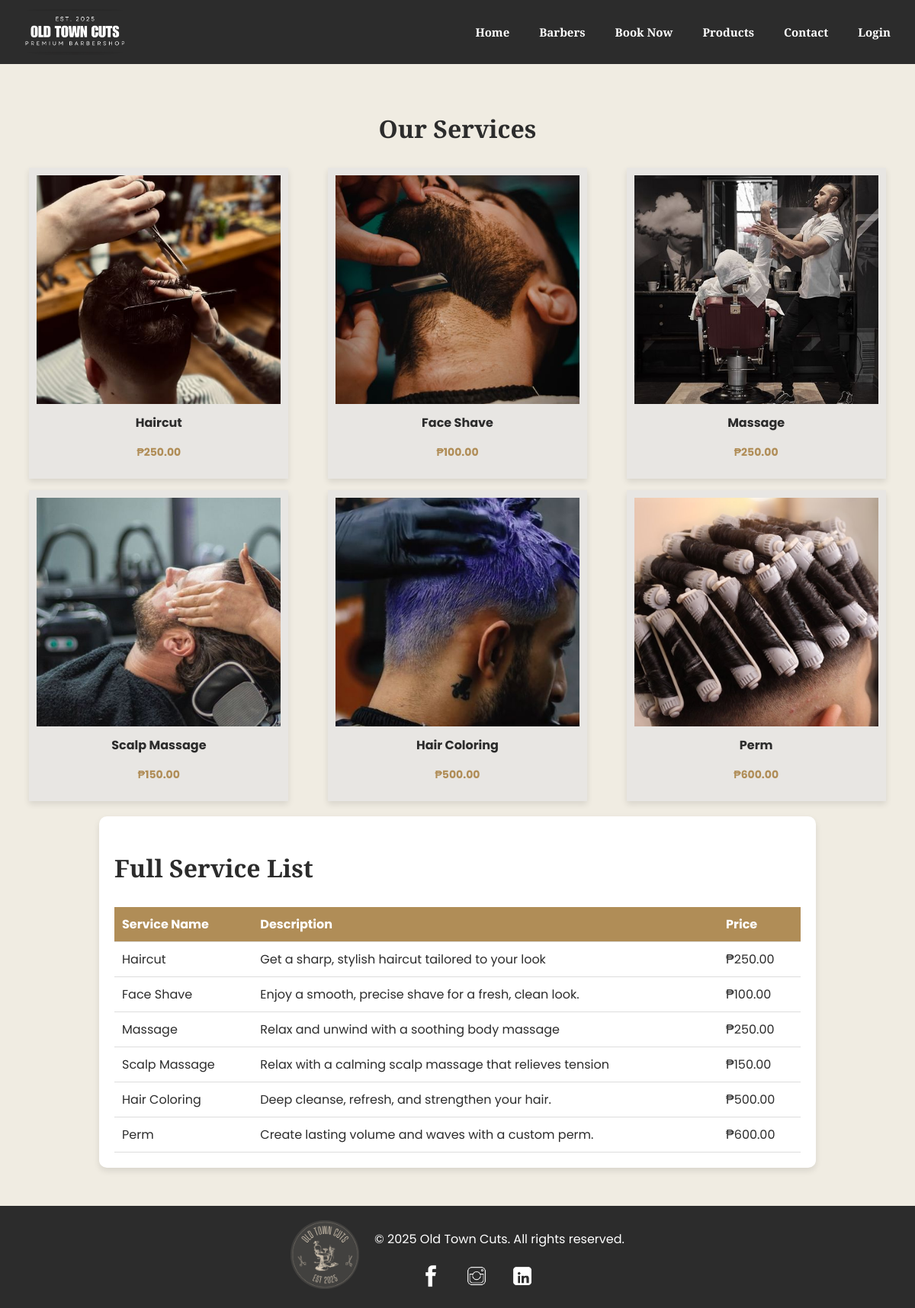
/services.php, run on the app's committed database.
### tables this page shows
CREATE TABLE `services` (
  `id` int(11) NOT NULL,
  `service_name` varchar(100) NOT NULL,
  `description` text DEFAULT NULL,
  `price` decimal(6,2) NOT NULL
);

### services.php (the view, shortened to what this page needs)
<?php
include 'config/config.php';
?>
<!DOCTYPE html>
<html lang="en">
<head>
</head>
<body>
    <header>
        <img src="assets/images/logos.png" alt="Old Town Cuts" class="logo">
        <nav>
            <a href="index.php">Home</a>
            <a href="barbers.php">Barbers</a>
            <a href="appointment.php">Book Now</a>
            <a href="products.php">Products</a>
            <a href="contact.php">Contact</a>
            <?php if (isset($_SESSION['user_id'])): ?>
                <a href="customer/dashboard.php">Dashboard</a>
                <a href="auth/logout.php">Logout</a>
            <?php else: ?>
                <a href="auth/login.php">Login</a>
            <?php endif; ?>
        </nav>
    </header>
    <section class="services-container">
        <h2 class="services-title">Our Services</h2>
        <div class="services-list">
            <div class="service-item">
                <img src="assets/images/haircut.jpeg" alt="Haircut">
                <h3 class="service-name">Haircut</h3>
                <p class="service-price">₱250.00</p>
            </div>
            <div class="service-item">
                <img src="assets/images/face_shave.jpeg" alt="Face Shave">
                <h3 class="service-name">Face Shave</h3>
                <p class="service-price">₱100.00</p>
            </div>
            <div class="service-item">
                <img src="assets/images/massage.jpeg" alt="Massage">
                <h3 class="service-name">Massage</h3>
                <p class="service-price">₱250.00</p>
            </div>
            <div class="service-item">
                <img src="assets/images/scalp_massage.jpeg" alt="Scalp Massage">
                <h3 class="service-name">Scalp Massage</h3>
                <p class="service-price">₱150.00</p>
            </div>
            <div class="service-item">
                <img src="assets/images/hair_coloring.jpeg" alt="Hair Coloring">
                <h3 class="service-name">Hair Coloring</h3>
                <p class="service-price">₱500.00</p>
            </div>
            <div class="service-item">
                <img src="assets/images/perm.jpg" alt="Perm">
                <h3 class="service-name">Perm</h3>
                <p class="service-price">₱600.00</p>
            </div>
        </div>
    </section>
    <section class="services-table">
        <h2 class="services-title">Full Service List</h2>
        <table>
            <tr>
                <th>Service Name</th>
                <th>Description</th>
                <th>Price</th>
            </tr>
            <?php
            $query = "SELECT service_name, description, price FROM services";
            $result = $conn->query($query);
            while ($row = $result->fetch_assoc()):
            ?>
                <tr>
                    <td><?php echo htmlspecialchars($row['service_name']); ?></td>
                    <td><?php echo htmlspecialchars($row['description']); ?></td>
                    <td>₱<?php echo htmlspecialchars($row['price']); ?></td>
                </tr>
            <?php endwhile; ?>
        </table>
    </section>
    <footer>
        <div class="footer-container">
            <div class="footer-logo">
                <a href="index.php"><img src="assets/images/logo2.png" alt="Old Town Cuts"></a>
            </div>
            <div class="footer-content">
                <p>&copy; 2025 Old Town Cuts. All rights reserved.</p>
                <div class="social-links">
                    <a href="https://www.facebook.com/andrew.cayanan.1" target="_blank"><img src="assets/images/facebook.jpg" alt="Facebook"></a>
                    <a href="https://www.instagram.com/mickodedios?igsh=dnp1OTRtdWpxZ3Z4&utm_source=qr" target="_blank"><img src="assets/images/instagram.jpg" alt="Instagram"></a>
                    <a href="https://www.linkedin.com/in/david-tulio-126916316/" target="_blank"><img src="assets/images/linkedin.jpg" alt="LinkedIn"></a>
                </div>
            </div>
        </div>
    </footer>
</body>
</html>

### services.php (style rules this page uses)
body { font-family: 'Poppins', sans-serif; background-color: #F0ECE2; color: #2C2C2C; margin: 0; padding: 0; }
header { display: flex; justify-content: space-between; align-items: center; padding: 12px 30px; background-color: #2C2C2C; color: white; width: 100%; position: fixed; top: 0; left: 0; z-index: 1000; }
.logo { height: 60px; }
nav { display: flex; gap: 15px; }
nav a { text-decoration: none; font-family: 'Playfair Display', serif; color: white; font-size: 15px; font-weight: bold; transition: color 0.3s ease-in-out; padding: 8px 12px; }
nav a:last-child { margin-right: 50px; }
.services-container { max-width: 1200px; margin: 100px auto; margin-bottom: 0; padding: 20px; text-align: center; }
.services-title { font-size: 32px; font-family: 'Playfair Display', serif; margin-bottom: 30px; }
.services-list { display: grid; grid-template-columns: repeat(3, 1fr); gap: 15px; justify-items: center; }
.service-item { background: #E8E6E3; padding: 10px; box-shadow: 0px 4px 8px rgba(0, 0, 0, 0.1); text-align: center; transition: transform 0.3s ease, box-shadow 0.3s ease; width: 90%; max-width: 320px; }
.service-item img { width: 100%; height: 300px; object-fit: cover; transition: transform 0.3s ease, box-shadow 0.3s ease; }
.service-name { font-size: 16px; font-weight: bold; margin-top: 5px; }
.service-price { font-size: 14px; font-weight: bold; color: #B08D57; margin-top: 3px; }
.services-table { max-width: 900px; margin: 50px auto; margin-top: 0; background: #FFF; padding: 20px; border-radius: 10px; box-shadow: 0px 4px 8px rgba(0, 0, 0, 0.1); }
table { width: 100%; border-collapse: collapse; text-align: left; }
th, td { padding: 10px; border-bottom: 1px solid #ddd; }
th { background-color: #B08D57; color: white; font-weight: bold; }
.footer-container { display: flex; align-items: center; justify-content: center; background: #2C2C2C; padding: 15px; color: white; }
.footer-logo { margin-right: 20px; }
.footer-logo img { width: 90px; height: auto; }
.footer-content { text-align: center; }
.social-links { margin-top: 5px; margin-right: 60px; }
.social-links img { width: 40px; margin: 0 8px; }

### data on the page
services: service_name "Haircut", description "Get a sharp, stylish haircut tailored to your look", price "250.00"
services: service_name "Face Shave", description "Enjoy a smooth, precise shave for a fresh, clean look.", price "100.00"
services: service_name "Massage", description "Relax and unwind with a soothing body massage", price "250.00"
services: service_name "Scalp Massage", description "Relax with a calming scalp massage that relieves tension", price "150.00"
services: service_name "Hair Coloring", description "Deep cleanse, refresh, and strengthen your hair.", price "500.00"
services: service_name "Perm", description "Create lasting volume and waves with a custom perm.", price "600.00"
